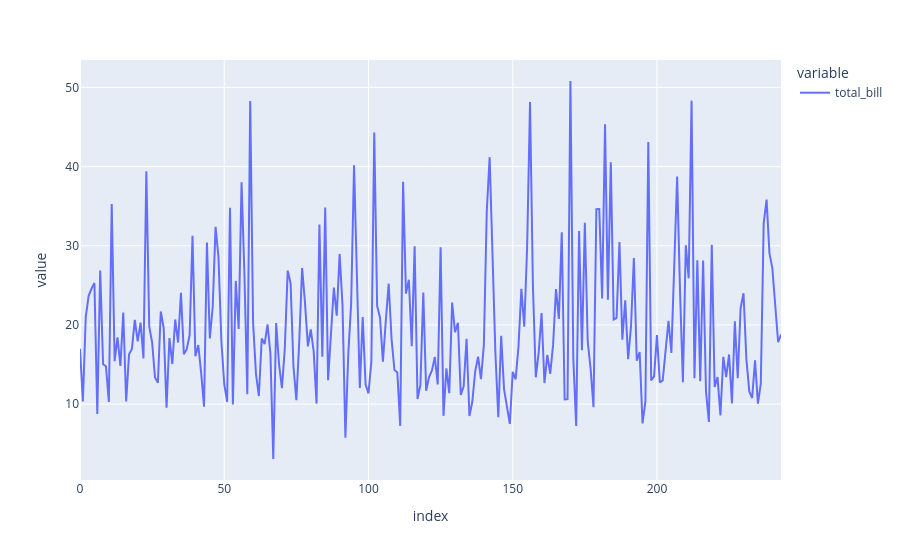

Notebook code cell kept with this figure:
### Code cell
px.line(tips['total_bill'])

### Figure 1 — Plotly figure (JSON) as saved in the notebook; plotly's stock layout.template omitted (floating-point values rounded to 4 significant figures; data arrays with more than 128 entries replaced by an {"elided": "..."} marker saying what was removed)
{"data": [{"hovertemplate": "variable=total_bill<br>index=%{x}<br>value=%{y}<extra></extra>", "legendgroup": "total_bill", "line": {"color": "#636efa", "dash": "solid"}, "marker": {"symbol": "circle"}, "mode": "lines", "name": "total_bill", "orientation": "v", "showlegend": true, "type": "scatter", "x": {"elided": "244 int values"}, "xaxis": "x", "y": {"elided": "244 float values"}, "yaxis": "y"}], "layout": {"legend": {"title": {"text": "variable"}, "tracegroupgap": 0}, "margin": {"t": 60}, "xaxis": {"anchor": "y", "domain": [0, 1], "title": {"text": "index"}}, "yaxis": {"anchor": "x", "domain": [0, 1], "title": {"text": "value"}}}}
